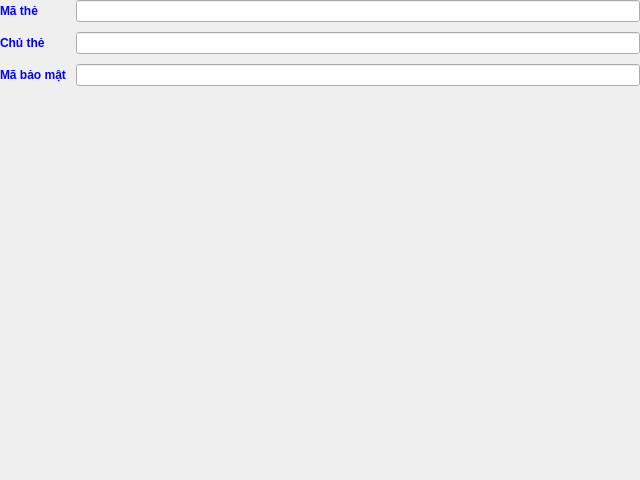
<?xml version="1.0" encoding="UTF-8"?>
<ui version="4.0">
 <class>Frame</class>
 <widget class="QFrame" name="Frame">
  <property name="geometry">
   <rect>
    <x>0</x>
    <y>0</y>
    <width>640</width>
    <height>480</height>
   </rect>
  </property>
  <property name="windowTitle">
   <string>Frame</string>
  </property>
  <property name="styleSheet">
   <string notr="true">font: 14pt &quot;Arial&quot;;</string>
  </property>
  <layout class="QFormLayout" name="formLayout">
   <property name="horizontalSpacing">
    <number>10</number>
   </property>
   <property name="verticalSpacing">
    <number>10</number>
   </property>
   <property name="leftMargin">
    <number>0</number>
   </property>
   <property name="topMargin">
    <number>0</number>
   </property>
   <property name="rightMargin">
    <number>0</number>
   </property>
   <property name="bottomMargin">
    <number>0</number>
   </property>
   <item row="0" column="0">
    <widget class="QLabel" name="label_3">
     <property name="styleSheet">
      <string notr="true">color: rgb(0, 0, 255);
font: bold</string>
     </property>
     <property name="text">
      <string>Mã thẻ</string>
     </property>
    </widget>
   </item>
   <item row="0" column="1">
    <widget class="QLineEdit" name="lineEdit_MaThe">
     <property name="minimumSize">
      <size>
       <width>300</width>
       <height>0</height>
      </size>
     </property>
     <property name="text">
      <string/>
     </property>
    </widget>
   </item>
   <item row="1" column="0">
    <widget class="QLabel" name="label_4">
     <property name="styleSheet">
      <string notr="true">color: rgb(0, 0, 255);
font: bold</string>
     </property>
     <property name="text">
      <string>Chủ thẻ</string>
     </property>
    </widget>
   </item>
   <item row="1" column="1">
    <widget class="QLineEdit" name="lineEdit_ChuThe">
     <property name="minimumSize">
      <size>
       <width>300</width>
       <height>0</height>
      </size>
     </property>
     <property name="text">
      <string/>
     </property>
    </widget>
   </item>
   <item row="2" column="0">
    <widget class="QLabel" name="label_5">
     <property name="styleSheet">
      <string notr="true">color: rgb(0, 0, 255);
font: bold</string>
     </property>
     <property name="text">
      <string>Mã bảo mật</string>
     </property>
    </widget>
   </item>
   <item row="2" column="1">
    <widget class="QLineEdit" name="lineEdit_MaBaoMat">
     <property name="minimumSize">
      <size>
       <width>300</width>
       <height>0</height>
      </size>
     </property>
     <property name="text">
      <string/>
     </property>
    </widget>
   </item>
  </layout>
 </widget>
 <resources/>
 <connections/>
</ui>
